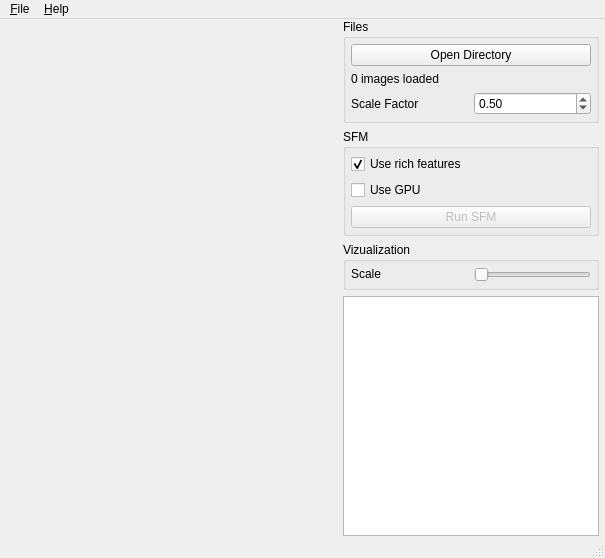
<?xml version="1.0" encoding="UTF-8"?>
<ui version="4.0">
 <class>MainWindow</class>
 <widget class="QMainWindow" name="MainWindow">
  <property name="geometry">
   <rect>
    <x>0</x>
    <y>0</y>
    <width>605</width>
    <height>558</height>
   </rect>
  </property>
  <property name="windowTitle">
   <string>SfMToyViewer</string>
  </property>
  <widget class="QWidget" name="centralWidget">
   <layout class="QHBoxLayout" name="horizontalLayout_2">
    <property name="spacing">
     <number>6</number>
    </property>
    <property name="leftMargin">
     <number>6</number>
    </property>
    <property name="topMargin">
     <number>0</number>
    </property>
    <property name="rightMargin">
     <number>6</number>
    </property>
    <property name="bottomMargin">
     <number>0</number>
    </property>
    <item>
     <widget class="SFMWidget" name="sfmWidget" native="true">
      <property name="sizePolicy">
       <sizepolicy hsizetype="MinimumExpanding" vsizetype="MinimumExpanding">
        <horstretch>0</horstretch>
        <verstretch>0</verstretch>
       </sizepolicy>
      </property>
      <property name="minimumSize">
       <size>
        <width>200</width>
        <height>200</height>
       </size>
      </property>
     </widget>
    </item>
    <item>
     <widget class="QFrame" name="frame">
      <property name="sizePolicy">
       <sizepolicy hsizetype="Fixed" vsizetype="Preferred">
        <horstretch>0</horstretch>
        <verstretch>0</verstretch>
       </sizepolicy>
      </property>
      <property name="minimumSize">
       <size>
        <width>150</width>
        <height>0</height>
       </size>
      </property>
      <property name="frameShape">
       <enum>QFrame::NoFrame</enum>
      </property>
      <property name="frameShadow">
       <enum>QFrame::Raised</enum>
      </property>
      <layout class="QVBoxLayout" name="verticalLayout_5">
       <property name="spacing">
        <number>0</number>
       </property>
       <property name="leftMargin">
        <number>0</number>
       </property>
       <property name="topMargin">
        <number>0</number>
       </property>
       <property name="rightMargin">
        <number>0</number>
       </property>
       <property name="bottomMargin">
        <number>0</number>
       </property>
       <item>
        <layout class="QVBoxLayout" name="verticalLayout">
         <item>
          <widget class="QGroupBox" name="groupBox">
           <property name="sizePolicy">
            <sizepolicy hsizetype="Preferred" vsizetype="Preferred">
             <horstretch>0</horstretch>
             <verstretch>0</verstretch>
            </sizepolicy>
           </property>
           <property name="minimumSize">
            <size>
             <width>0</width>
             <height>0</height>
            </size>
           </property>
           <property name="title">
            <string>Files</string>
           </property>
           <layout class="QVBoxLayout" name="verticalLayout_2">
            <property name="leftMargin">
             <number>5</number>
            </property>
            <property name="topMargin">
             <number>5</number>
            </property>
            <property name="rightMargin">
             <number>5</number>
            </property>
            <property name="bottomMargin">
             <number>5</number>
            </property>
            <item>
             <widget class="QPushButton" name="pushButton_openDirectory">
              <property name="text">
               <string>Open Directory</string>
              </property>
             </widget>
            </item>
            <item>
             <widget class="QLabel" name="label_nrOfImages">
              <property name="text">
               <string>0 images loaded</string>
              </property>
             </widget>
            </item>
            <item>
             <layout class="QHBoxLayout" name="horizontalLayout">
              <item>
               <widget class="QLabel" name="label">
                <property name="text">
                 <string>Scale Factor</string>
                </property>
               </widget>
              </item>
              <item>
               <widget class="QDoubleSpinBox" name="doubleSpinBox_scaleFactor">
                <property name="minimum">
                 <double>0.100000000000000</double>
                </property>
                <property name="singleStep">
                 <double>0.100000000000000</double>
                </property>
                <property name="value">
                 <double>0.500000000000000</double>
                </property>
               </widget>
              </item>
             </layout>
            </item>
           </layout>
          </widget>
         </item>
         <item>
          <widget class="QGroupBox" name="groupBox_2">
           <property name="sizePolicy">
            <sizepolicy hsizetype="Preferred" vsizetype="Preferred">
             <horstretch>0</horstretch>
             <verstretch>0</verstretch>
            </sizepolicy>
           </property>
           <property name="minimumSize">
            <size>
             <width>0</width>
             <height>0</height>
            </size>
           </property>
           <property name="title">
            <string>SFM</string>
           </property>
           <layout class="QVBoxLayout" name="verticalLayout_3">
            <property name="leftMargin">
             <number>5</number>
            </property>
            <property name="topMargin">
             <number>5</number>
            </property>
            <property name="rightMargin">
             <number>5</number>
            </property>
            <property name="bottomMargin">
             <number>5</number>
            </property>
            <item>
             <widget class="QCheckBox" name="checkBox_useRich">
              <property name="text">
               <string>Use rich features</string>
              </property>
              <property name="checked">
               <bool>true</bool>
              </property>
             </widget>
            </item>
            <item>
             <widget class="QCheckBox" name="checkBox_useGPU">
              <property name="text">
               <string>Use GPU</string>
              </property>
             </widget>
            </item>
            <item>
             <widget class="QPushButton" name="pushButton_runSFM">
              <property name="enabled">
               <bool>false</bool>
              </property>
              <property name="text">
               <string>Run SFM</string>
              </property>
             </widget>
            </item>
           </layout>
          </widget>
         </item>
         <item>
          <widget class="QGroupBox" name="groupBox_3">
           <property name="sizePolicy">
            <sizepolicy hsizetype="Preferred" vsizetype="Preferred">
             <horstretch>0</horstretch>
             <verstretch>0</verstretch>
            </sizepolicy>
           </property>
           <property name="minimumSize">
            <size>
             <width>0</width>
             <height>0</height>
            </size>
           </property>
           <property name="title">
            <string>Vizualization</string>
           </property>
           <layout class="QVBoxLayout" name="verticalLayout_4">
            <property name="leftMargin">
             <number>5</number>
            </property>
            <property name="topMargin">
             <number>5</number>
            </property>
            <property name="rightMargin">
             <number>5</number>
            </property>
            <property name="bottomMargin">
             <number>5</number>
            </property>
            <item>
             <layout class="QHBoxLayout" name="horizontalLayout_3">
              <item>
               <widget class="QLabel" name="label_2">
                <property name="sizePolicy">
                 <sizepolicy hsizetype="Preferred" vsizetype="Fixed">
                  <horstretch>0</horstretch>
                  <verstretch>0</verstretch>
                 </sizepolicy>
                </property>
                <property name="text">
                 <string>Scale</string>
                </property>
               </widget>
              </item>
              <item>
               <widget class="QSlider" name="horizontalSlider_scale">
                <property name="sizePolicy">
                 <sizepolicy hsizetype="Preferred" vsizetype="Fixed">
                  <horstretch>0</horstretch>
                  <verstretch>0</verstretch>
                 </sizepolicy>
                </property>
                <property name="minimum">
                 <number>1</number>
                </property>
                <property name="orientation">
                 <enum>Qt::Horizontal</enum>
                </property>
               </widget>
              </item>
             </layout>
            </item>
           </layout>
          </widget>
         </item>
         <item>
          <widget class="ThumbnailWidget" name="thumbnailWidget">
           <property name="frameShape">
            <enum>QFrame::StyledPanel</enum>
           </property>
           <property name="frameShadow">
            <enum>QFrame::Sunken</enum>
           </property>
           <property name="dragDropMode">
            <enum>QAbstractItemView::DropOnly</enum>
           </property>
          </widget>
         </item>
        </layout>
       </item>
      </layout>
     </widget>
    </item>
   </layout>
  </widget>
  <widget class="QMenuBar" name="menuBar">
   <property name="geometry">
    <rect>
     <x>0</x>
     <y>0</y>
     <width>605</width>
     <height>27</height>
    </rect>
   </property>
   <widget class="QMenu" name="menuFile">
    <property name="title">
     <string>&amp;File</string>
    </property>
    <addaction name="actionOpen"/>
    <addaction name="actionExit"/>
   </widget>
   <widget class="QMenu" name="menuHelp">
    <property name="title">
     <string>&amp;Help</string>
    </property>
    <addaction name="actionAbout_Qt"/>
    <addaction name="actionAbout"/>
   </widget>
   <addaction name="menuFile"/>
   <addaction name="menuHelp"/>
  </widget>
  <widget class="QStatusBar" name="statusBar"/>
  <action name="actionAbout_Qt">
   <property name="text">
    <string>About Qt</string>
   </property>
  </action>
  <action name="actionAbout">
   <property name="text">
    <string>About</string>
   </property>
  </action>
  <action name="actionExit">
   <property name="text">
    <string>E&amp;xit</string>
   </property>
  </action>
  <action name="actionOpen">
   <property name="text">
    <string>Open</string>
   </property>
  </action>
 </widget>
 <layoutdefault spacing="6" margin="11"/>
 <customwidgets>
  <customwidget>
   <class>SFMWidget</class>
   <extends>QWidget</extends>
   <header>sfmwidget.h</header>
   <container>1</container>
  </customwidget>
  <customwidget>
   <class>ThumbnailWidget</class>
   <extends>QListWidget</extends>
   <header>thumbnailwidget.h</header>
  </customwidget>
 </customwidgets>
 <resources/>
 <connections/>
</ui>
